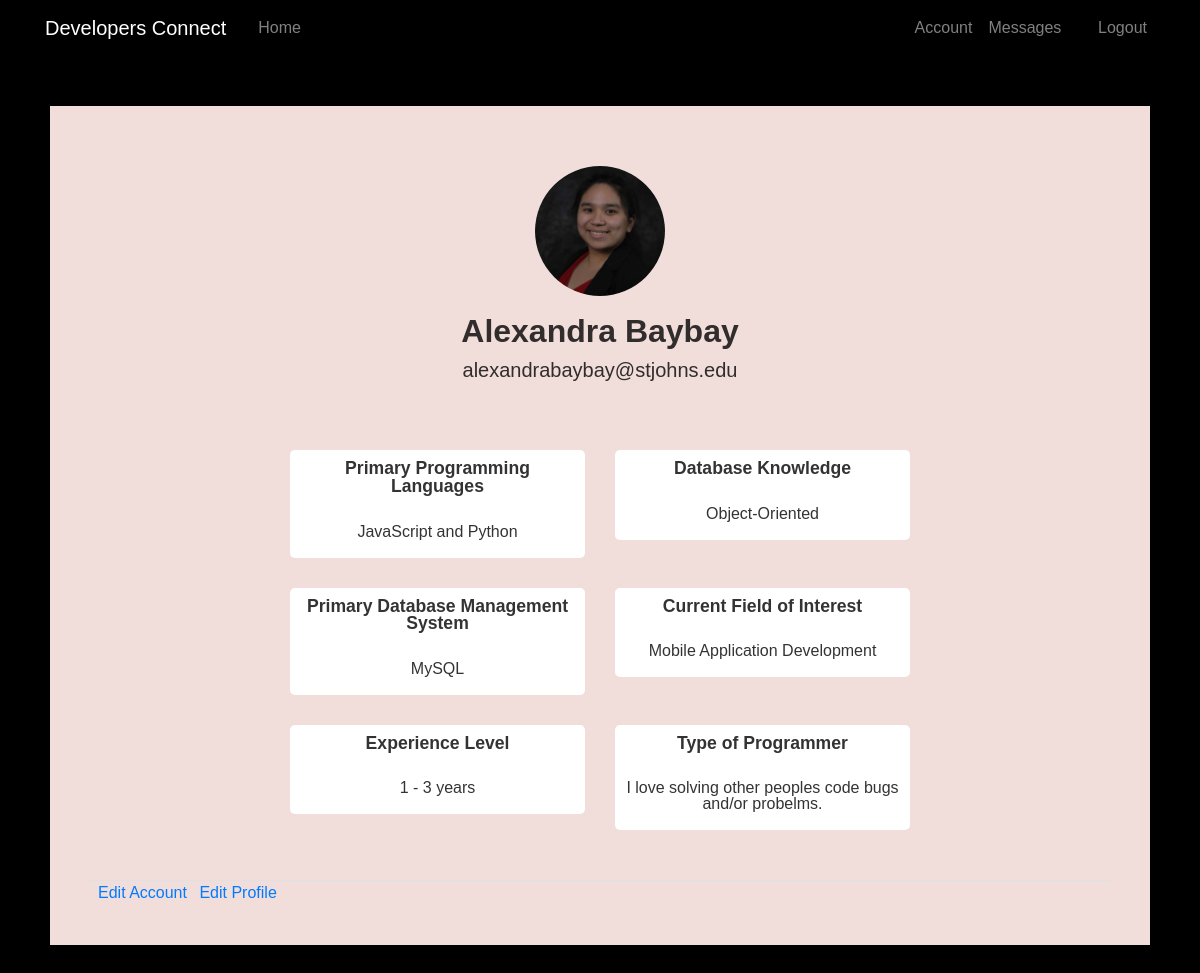
The app's page /account (signed in) with its own data.
### dating/models.py (models this page shows, shortened)
class User(db.Model, UserMixin):  #This class defines several fields as class variables.
    __tablename__ = 'users'
    id = db.Column(db.Integer, autoincrement=True, primary_key=True)
    firstname = db.Column(db.String(100), nullable=False)
    lastname = db.Column(db.String(100), nullable=False)
    email = db.Column(db.String(100), nullable=False, unique=True)
    username = db.Column(db.String(100), nullable=False)
    password = db.Column(db.String(100), nullable=False)
    date_of_birth = db.Column(db.String(100), nullable=False)
    image_file = db.Column(db.String(20), nullable=True, default='default.jpg')
    messages_sent = db.relationship('Message',
                                    foreign_keys='Message.sender_id',
                                    backref='sender', lazy='dynamic')
    messages_received = db.relationship('Message',
                                        foreign_keys='Message.recipient_id',
                                        backref='recipient', lazy='dynamic')
    last_message_read_time = db.Column(db.DateTime)
    notifications = db.relationship('Notification', backref='user',
                                    lazy='dynamic')
    def new_messages(self):
        last_read_time = self.last_message_read_time or datetime(1900, 1, 1)
        return Message.query.filter_by(recipient=self).filter(
            Message.timestamp > last_read_time).count()

class FavProgrammingLang(db.Model):
    __tablename__ = 'fav_programming_lang'
    fav_lang_id = db.Column(db.Integer, autoincrement=True, primary_key=True)
    fav_lang_name = db.Column(db.String(40), nullable=False)
    interest = db.relationship('Interest',
                            backref=db.backref('fav_programming_lang'))

class SecondFavProgrammingLang(db.Model):
    __tablename__ = 'second_fav_lang'
    fav_lang_id= db.Column(db.Integer, autoincrement=True,
                                            primary_key=True)
    fav_lang_name = db.Column(db.String(40), nullable=False)
    interest = db.relationship('Interest',
                            backref=db.backref('second_fav_lang'))

class DatabaseKnowledge(db.Model):
    __tablename__ = 'database_knowledge'
    database_knowledge_id = db.Column(db.Integer, autoincrement=True, primary_key=True)
    database_knowledge_name = db.Column(db.String(40), nullable=False)
    interest = db.relationship('Interest',
                            backref=db.backref('database_knowledge'))

class FavDatabaseSystem(db.Model):
    __tablename__ = 'fav_database_system'
    fav_database_system_id = db.Column(db.Integer, autoincrement=True, primary_key=True)
    fav_database_system_name= db.Column(db.String(40), nullable=False)
    interest = db.relationship('Interest',
                            backref=db.backref('fav_database_system'))

class FieldInterest(db.Model):
    __tablename__ = 'field_interest'
    field_interest_id = db.Column(db.Integer, autoincrement=True, primary_key=True)
    field_interest_name= db.Column(db.String(40), nullable=False)
    interest = db.relationship('Interest',
                            backref=db.backref('field_interest'))

class ExperienceLevel(db.Model):
    __tablename__ = 'experience'
    experience_id = db.Column(db.Integer, autoincrement=True, primary_key=True)
    experience_name = db.Column(db.String(40), nullable=False)
    interest = db.relationship('Interest',
                            backref=db.backref('experience'))

class ProgrammerType(db.Model):
    __tablename__ = 'programmer_type'
    programmer_type_id = db.Column(db.Integer, autoincrement=True, primary_key=True)
    programmer_type_name = db.Column(db.String(40), nullable=False)
    interest = db.relationship('Interest',
                            backref=db.backref('programmer_type'))

### dating/routes.py (the view)
@app.route("/account")
@login_required
def account():
    selected_interests = []
    user_interests = Interest.query.filter_by(interest_id=current_user.id).first()
    user_fav_programming_lang_id = user_interests.fav_programming_lang_id
    user_second_fav_lang_id = user_interests.second_fav_lang_id
    user_database_knowledge_id = user_interests.database_knowledge_id
    user_fav_database_system_id = user_interests.fav_database_system_id
    user_field_interest_id = user_interests.field_interest_id
    user_programmer_type_id = user_interests.programmer_type_id
    user_experience_id= user_interests.experience_id
    fav_lang = FavProgrammingLang.query.filter_by(fav_lang_id=user_fav_programming_lang_id).first()
    second_fav_lang = SecondFavProgrammingLang.query.filter_by(fav_lang_id=user_second_fav_lang_id).first()
    database_knowledge = DatabaseKnowledge.query.filter_by(database_knowledge_id=user_database_knowledge_id).first()
    fav_database_system = FavDatabaseSystem.query.filter_by(fav_database_system_id=user_fav_database_system_id).first()
    field_interest = FieldInterest.query.filter_by(field_interest_id=user_field_interest_id).first()
    programmer_type = ProgrammerType.query.filter_by(programmer_type_id=user_programmer_type_id).first()
    experience = ExperienceLevel.query.filter_by(experience_id=user_experience_id).first()
    selected_interests.append(fav_lang.fav_lang_name)
    selected_interests.append(second_fav_lang.fav_lang_name)
    selected_interests.append(database_knowledge.database_knowledge_name)
    selected_interests.append(fav_database_system.fav_database_system_name)
    selected_interests.append(field_interest.field_interest_name)
    selected_interests.append(programmer_type.programmer_type_name)
    selected_interests.append(experience.experience_name)
    return render_template('account.html', title='Account', selected_interests=selected_interests)

### dating/models.py (called while the page is built)
@login.user_loader
def load_user(id):
    return User.query.get(int(id))

### dating/templates/account.html
{% extends "profilelayout.html" %}
{% block content %}
<div class="pfl-wrapper">
	<article>
		<div class="profile-photo">
      <img src="static/profilepics/{{current_user.image_file}}" width="130" height="130" />
    </div>
		<div class="profile-info">
      <h1>{{ current_user.firstname }} {{ current_user.lastname}}</h1>
      <h5>{{ current_user.email }}</h5>
		</div>
		<div class="col-xs-12">
      <div class="col-md-2 people"></div>
			<div class="col-md-8 posts">
				<div class="col-xs-12 col-lg-12 col-xl-6 tile">
					<div class="inner">
            <h4>Primary Programming Languages</h4>
            <h5>{{ selected_interests[0]}} and {{selected_interests[1]}}</h5>
					</div>
				</div>
				<div class="col-xs-12 col-lg-12 col-xl-6 tile">
					<div class="inner">
            <h4>Database Knowledge</h4>
            <h5>{{ selected_interests[2]}}</h5>
					</div>
        </div>
        <div class="col-xs-12 col-lg-12 col-xl-6 tile">
					<div class="inner">
            <h4>Primary Database Management System</h4>
            <h5>{{ selected_interests[3]}}</h5>
					</div>
				</div>
				<div class="col-xs-12 col-lg-12 col-xl-6 tile">
					<div class="inner">
            <h4>Current Field of Interest</h4>
            <h5>{{ selected_interests[4]}}</h5>
					</div>
				</div>
				<div class="col-xs-12 col-lg-12 col-xl-6 tile">
					<div class="inner">
            <h4>Experience Level</h4>
            <h5>{{ selected_interests[6]}}</h5>
					</div>
        </div>
        <div class="col-xs-12 col-lg-12 col-xl-6 tile">
					<div class="inner">
            <h4>Type of Programmer</h4>
            <h5>{{ selected_interests[5]}}</h5>
					</div>
        </div>
			</div>
    </div>
  </article>
  <div class="border-top pt-8">
    <meduim class="text-muted">
      <a class="ml-2" href="{{ url_for('edit_profile') }}">Edit Account</a>
      <a class="ml-2" href="{{ url_for('edit_interests') }}">Edit Profile</a>
    </meduim>
  </div>
</div>
{% endblock content %}

### dating/static/profile.css (style rules this page uses)
body { width: 100%; height: 100%; min-height: 100vh; margin: 0; background-color: black; font-family: 'Poppins', sans-serif; color: rgba(0,0,0,0.8); }
.pfl-wrapper { display: block; width: auto; height: 100%; padding: 40px; margin: 50px; background-color: #f1deda; box-shadow: 0 0 50px rgba(0,0,0,0.08); overflow: auto; }
article { display: block; width: auto; height: auto; padding: 20px 0; overflow: auto; }
article .profile-photo { display: block; width: 130px; height: 130px; border-radius: 50%; background-color: #fff; margin: 0 auto; background-size: 230%; background-position: 80% 0%; background-repeat: no-repeat; position: relative; overflow: hidden; }
article .profile-info { display: block; width: 100%; max-width: 400px; margin: 0 auto; text-align: center; }
article .profile-info h1 { font-size: 2em; font-weight: 600; margin-top: 0.5em; }
article .people, article .posts { display: inline-block; width: 100%; margin: 60px 0 0; float: left; }
article .posts .tile { display: inline-block; float: left; margin-bottom: 30px; }
article .posts .tile:nth-of-type(2n+1) { clear: both; }
img { width: 100%; height: 100%; position: absolute; top: 0; left: 0; }
article .posts .tile .inner { display: block; width: 100%; overflow: hidden; border-radius: 5px; -webkit-border-radius: 5px; background-color: #fff; cursor: pointer; transition: box-shadow 0.25s; }
article .posts .tile .inner h4 { font-size: 1.1em; line-height: 1.0em; padding: 10px 10px 10px; transition: color 0.25s; font-weight: bold; text-align: center; }
article .posts .tile .inner h5 { font-size: 1em; line-height: 1.0em; padding: 10px 10px 10px; transition: color 0.25s; text-align: center; }

### records on screen
User: image_file (picture), firstname "Alexandra", lastname "Baybay", email "alexandrabaybay@stjohns.edu"
FavProgrammingLang: fav_lang_name "JavaScript"
SecondFavProgrammingLang: fav_lang_name "Python"
DatabaseKnowledge: database_knowledge_name "Object-Oriented"
FavDatabaseSystem: fav_database_system_name "MySQL"
FieldInterest: field_interest_name "Mobile Application Development"
ExperienceLevel: experience_name "1 - 3 years"
ProgrammerType: programmer_type_name "I love solving other peoples code bugs and/or probelms."
